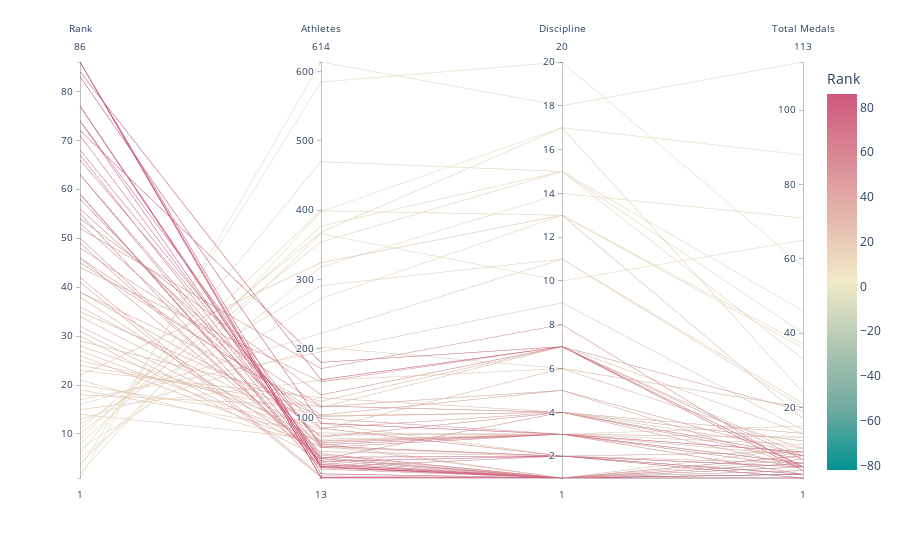

The cell this chart's notebook holds for it:
### Markdown cell above
## plotly express interface 
In a parallel coordinates plot with [px.parallel_coordinates](https://plotly.com/python-api-reference/generated/plotly.express.parallel_coordinates), each row (or sample) of the DataFrame is represented by a polyline mark which traverses a set of parallel axes, one for each of the dimensions.

### Code cell
import plotly.express as px
df_ = df.copy()

# color     : Values from this column are used to assign color to the poly lines.
# dimensions: Values from these columns form the axes in the plot.
fig = px.parallel_coordinates(df_, color="Rank", dimensions=['Rank', 'Athletes', 'Discipline','Total Medals'],
                              color_continuous_scale=px.colors.diverging.Tealrose,
                              color_continuous_midpoint=2)
fig.show()

### Figure 1 — Plotly figure (JSON) as saved in the notebook; plotly's stock layout.template omitted (floating-point values rounded to 4 significant figures)
{"data": [{"dimensions": [{"label": "Rank", "values": [1, 2, 3, 4, 5, 6, 7, 8, 9, 10, 11, 12, 13, 14, 15, 16, 17, 18, 19, 20, 21, 22, 23, 24, 25, 26, 27, 28, 29, 30, 31, 32, 34, 35, 36, 38, 39, 39, 41, 42, 44, 45, 46, 46, 48, 49, 50, 52, 53, 54, 55, 56, 58, 59, 59, 59, 63, 63, 66, 67, 68, 71, 72, 74, 74, 77, 77, 77, 83, 84, 86, 86, 86, 86]}, {"label": "Athletes", "values": [614, 398, 585, 366, 318, 470, 272, 377, 399, 354, 368, 291, 202, 69, 154, 222, 195, 117, 78, 92, 60, 324, 129, 115, 103, 57, 66, 83, 124, 41, 51, 63, 67, 102, 75, 46, 116, 85, 14, 16, 152, 104, 99, 43, 117, 40, 38, 171, 72, 133, 26, 85, 57, 29, 28, 33, 35, 48, 64, 41, 61, 43, 180, 59, 29, 30, 32, 37, 92, 155, 29, 14, 13, 19]}, {"label": "Discipline", "values": [18, 17, 20, 10, 14, 15, 13, 15, 13, 15, 17, 11, 6, 3, 6, 11, 9, 4, 3, 2, 1, 13, 4, 7, 4, 2, 3, 6, 7, 1, 2, 1, 3, 4, 3, 1, 5, 4, 1, 1, 7, 5, 3, 1, 4, 4, 1, 8, 4, 7, 1, 2, 3, 2, 1, 1, 1, 1, 3, 1, 3, 2, 7, 2, 1, 1, 1, 2, 3, 7, 1, 1, 1, 1]}, {"label": "Total Medals", "values": [113, 88, 58, 65, 71, 46, 36, 33, 37, 40, 24, 21, 20, 15, 20, 20, 14, 11, 10, 8, 9, 17, 9, 13, 11, 8, 7, 9, 7, 6, 5, 5, 12, 13, 4, 3, 4, 4, 3, 2, 19, 7, 4, 4, 7, 6, 4, 3, 7, 6, 5, 4, 2, 2, 2, 2, 1, 1, 5, 7, 5, 4, 3, 2, 2, 1, 1, 1, 8, 4, 1, 1, 1, 1]}], "domain": {"x": [0, 1], "y": [0, 1]}, "line": {"color": [1, 2, 3, 4, 5, 6, 7, 8, 9, 10, 11, 12, 13, 14, 15, 16, 17, 18, 19, 20, 21, 22, 23, 24, 25, 26, 27, 28, 29, 30, 31, 32, 34, 35, 36, 38, 39, 39, 41, 42, 44, 45, 46, 46, 48, 49, 50, 52, 53, 54, 55, 56, 58, 59, 59, 59, 63, 63, 66, 67, 68, 71, 72, 74, 74, 77, 77, 77, 83, 84, 86, 86, 86, 86], "coloraxis": "coloraxis"}, "name": "", "type": "parcoords"}], "layout": {"coloraxis": {"cmid": 2, "colorbar": {"title": {"text": "Rank"}}, "colorscale": [[0, "rgb(0, 147, 146)"], [0.1667, "rgb(114, 170, 161)"], [0.3333, "rgb(177, 199, 179)"], [0.5, "rgb(241, 234, 200)"], [0.6667, "rgb(229, 185, 173)"], [0.8333, "rgb(217, 137, 148)"], [1, "rgb(208, 88, 126)"]]}, "legend": {"tracegroupgap": 0}, "margin": {"t": 60}}}
